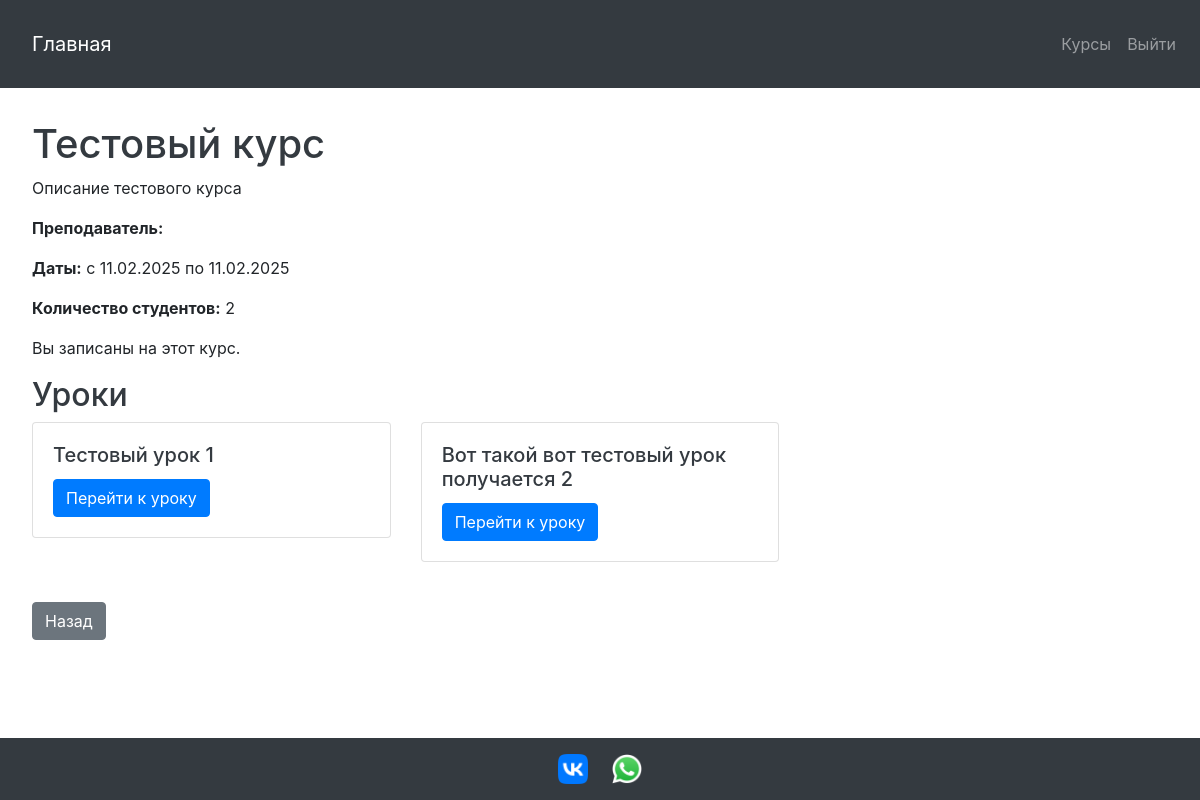
Page /courses/1/ (signed in) on the committed database.
### app_itschool12_diplom/models.py (models this page shows, shortened)
class Course(models.Model):
    title = models.CharField("Название", max_length=255)
    description = models.TextField("Описание")
    start_date = models.DateField("Дата начала", null=True, blank=True)
    end_date = models.DateField("Дата окончания", null=True, blank=True)
    teacher = models.ForeignKey(User, on_delete=models.SET_NULL, null=True, blank=True, related_name='courses_taught', verbose_name="Преподаватель")
    students = models.ManyToManyField(Profile, related_name='courses_enrolled', blank=True, verbose_name="Студенты")
    class Meta:
        verbose_name = "Курс"
        verbose_name_plural = "Курсы"

class Lesson(models.Model):
    course = models.ForeignKey(Course, on_delete=models.CASCADE, related_name='lessons', verbose_name="Курс")
    title = models.CharField("Название", max_length=255)
    content = models.TextField("Содержание")
    order = models.PositiveIntegerField("Порядок", default=0)
    materials = models.FileField("Материалы", upload_to='lesson_materials/', null=True, blank=True)
    class Meta:
        verbose_name = "Урок"
        verbose_name_plural = "Уроки"
        ordering = ['order']

### app_itschool12_diplom/views.py (the view)
# urls.py: path('courses/<int:pk>/', views.course_detail, name='course_detail'),
def course_detail(request, pk):
    course = get_object_or_404(Course, pk=pk)
    user_profile = request.user.profile if request.user.is_authenticated else None
    is_enrolled = course.students.filter(id=user_profile.id).exists() if user_profile else False
    return render(request, 'app_itschool12_diplom/course_detail.html', {
        'course': course,
        'is_enrolled': is_enrolled,
        'user': request.user
    })

### app_itschool12_diplom/templates/app_itschool12_diplom/course_detail.html (shortened to what this page needs)
{% extends 'app_itschool12_diplom/base.html' %}
{% block content %}
    <h1>{{ course.title }}</h1>
    <p>{{ course.description }}</p>
    <p>
        <strong>Преподаватель:</strong>
    </p>
    <p>
        <strong>Даты:</strong>
        {% if course.start_date and course.end_date %}
            с {{ course.start_date|date:"d.m.Y" }} по {{ course.end_date|date:"d.m.Y" }}
        {% elif course.start_date %}
            с {{ course.start_date|date:"d.m.Y" }}
        {% elif course.end_date %}
            до {{ course.end_date|date:"d.m.Y" }}
        {% else %}
            Даты не указаны
        {% endif %}
    </p>
    <p><strong>Количество студентов:</strong> {{ course.students.count }}</p>
    {% if user.is_authenticated %}
        {% if is_enrolled %}
            <p>Вы записаны на этот курс.</p>
        {% else %}
            <a href="{% url 'enroll_course' course.pk %}" class="btn btn-primary mb-3">Записаться на курс</a>
        {% endif %}
    {% else %}
        <p>Пожалуйста, <a href="{% url 'login' %}">войдите</a>, чтобы записаться на курс.</p>
    {% endif %}
    <h2>Уроки</h2>
    {% if is_enrolled %}
        {% if course.lessons.all %}
            <div class="row">
                {% for lesson in course.lessons.all %}
                    <div class="col-md-4 mb-3">
                        <div class="card">
                            <div class="card-body">
                                <h5 class="card-title">{{ lesson.title }}</h5>
                                <a href="{% url 'lesson_detail' course.pk lesson.pk %}" class="btn btn-primary">Перейти к уроку</a>
                            </div>
                        </div>
                    </div>
                {% endfor %}
            </div>
        {% else %}
            <p>Уроки не найдены.</p>
        {% endif %}
    {% else %}
        <p>Запишитесь на курс, чтобы увидеть уроки.</p>
    {% endif %}
    <p class="mt-4"><a href="javascript:history.back()" class="btn btn-secondary">Назад</a></p>
{% endblock %}

### app_itschool12_diplom/static/app_itschool12_diplom/css/style.css (style rules this page uses)
body { font-family: Arial, sans-serif; margin: 0; padding: 0; line-height: 1.6; background-color: #f8f9fa; color: #343a40; }
h1, h2, h3, h4, h5, h6 { margin: 1rem 0; color: #343a40; }
.btn-primary { background-color: #007bff; border-color: #007bff; color: #fff; padding: 0.5rem 1rem; border-radius: 5px; text-decoration: none; display: inline-block; transition: background-color 0.3s ease; }

### app_itschool12_diplom/templates/app_itschool12_diplom/base.html (style rules this page uses)
body { display: flex; flex-direction: column; min-height: 100vh; margin: 0; }

### rows in the picture
Course: title "Тестовый курс", description "Описание тестового курса", start_date "11.02.2025", end_date "11.02.2025", students.count "2"
Lesson: title "Тестовый урок 1"
Lesson: title "Вот такой вот тестовый урок получается 2"
